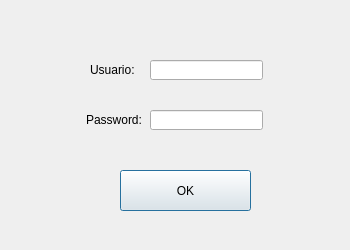
<?xml version="1.0" encoding="UTF-8"?>
<ui version="4.0">
 <class>dlgVentanaPass</class>
 <widget class="QDialog" name="dlgVentanaPass">
  <property name="windowModality">
   <enum>Qt::ApplicationModal</enum>
  </property>
  <property name="geometry">
   <rect>
    <x>0</x>
    <y>0</y>
    <width>350</width>
    <height>250</height>
   </rect>
  </property>
  <property name="minimumSize">
   <size>
    <width>350</width>
    <height>250</height>
   </size>
  </property>
  <property name="maximumSize">
   <size>
    <width>350</width>
    <height>250</height>
   </size>
  </property>
  <property name="windowTitle">
   <string>Ingreso</string>
  </property>
  <property name="modal">
   <bool>true</bool>
  </property>
  <widget class="QLabel" name="lblUsuario">
   <property name="geometry">
    <rect>
     <x>90</x>
     <y>60</y>
     <width>51</width>
     <height>20</height>
    </rect>
   </property>
   <property name="text">
    <string>Usuario:</string>
   </property>
  </widget>
  <widget class="QLabel" name="lblPassword">
   <property name="geometry">
    <rect>
     <x>86</x>
     <y>110</y>
     <width>61</width>
     <height>20</height>
    </rect>
   </property>
   <property name="text">
    <string>Password:</string>
   </property>
  </widget>
  <widget class="QLineEdit" name="leUsuario">
   <property name="geometry">
    <rect>
     <x>150</x>
     <y>60</y>
     <width>113</width>
     <height>20</height>
    </rect>
   </property>
  </widget>
  <widget class="QLineEdit" name="lePassword">
   <property name="geometry">
    <rect>
     <x>150</x>
     <y>110</y>
     <width>113</width>
     <height>20</height>
    </rect>
   </property>
   <property name="inputMethodHints">
    <set>Qt::ImhHiddenText|Qt::ImhNoAutoUppercase|Qt::ImhNoPredictiveText|Qt::ImhSensitiveData</set>
   </property>
   <property name="echoMode">
    <enum>QLineEdit::Password</enum>
   </property>
   <property name="clearButtonEnabled">
    <bool>false</bool>
   </property>
  </widget>
  <widget class="QPushButton" name="pbOK">
   <property name="geometry">
    <rect>
     <x>120</x>
     <y>170</y>
     <width>131</width>
     <height>41</height>
    </rect>
   </property>
   <property name="text">
    <string>OK</string>
   </property>
  </widget>
 </widget>
 <resources/>
 <connections/>
</ui>
